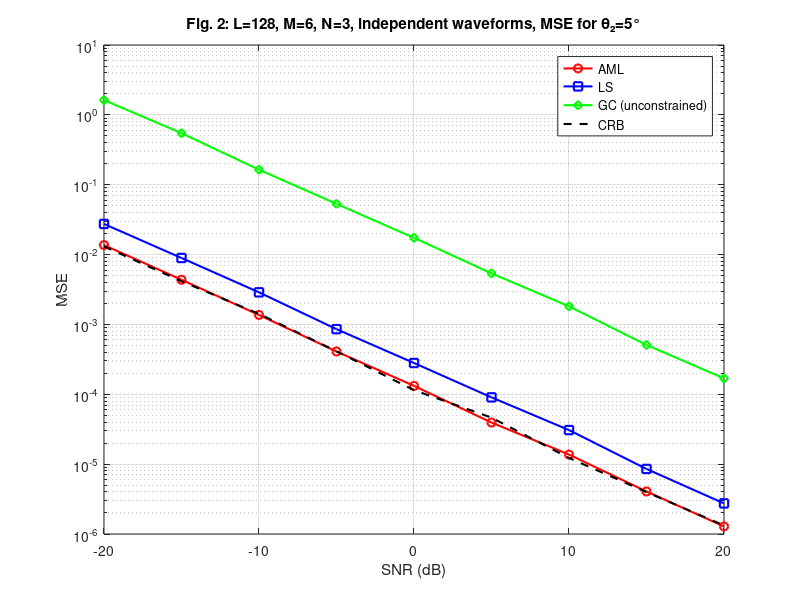

Recreate this plot in MATLAB.
% fig2.m: Fig. 2 in Xu, Stoica, Li 2006 (corrected)
% MSE vs SNR, L=128, M=6, N=3, independent waveforms
% Only show MSE for the signal arriving from theta2 = 5 deg.

clc;
clear all;
close all;


M = 6; 
N = 3; 
L = 128;
angles = [-10, 5, 10];
A = exp(1j * (0:M-1)' * (2*pi*0.5*sind(angles)));

beta_true = ones(N, 1);
B = diag(beta_true);

SNR_dB_vals = -20:5:20;
nMC = 500;

MSE_AML = zeros(size(SNR_dB_vals));
MSE_LS  = zeros(size(SNR_dB_vals));
MSE_GC  = zeros(size(SNR_dB_vals));
CRB_vals = zeros(size(SNR_dB_vals));

for sidx = 1:length(SNR_dB_vals)
    SNR = 10^(SNR_dB_vals(sidx)/10);
    Q_true = 1/SNR * 0.9.^(abs((0:M-1)-(0:M-1)')) .* exp(1j*((0:M-1)-(0:M-1)')*pi/2);
    mse_aml = 0; mse_ls = 0; mse_gc = 0;
    for mc = 1:nMC
        S = (randn(N, L) + 1j*randn(N, L))/sqrt(2);
        Z = (randn(M, L) + 1j*randn(M, L))/sqrt(2);
        noise = sqrtm(Q_true) * Z;
        X = A * B * S + noise;
        
        % AML
        Pi_S = S' * pinv(S*S') * S;
        T = X * (eye(L) - Pi_S) * X';
        if rcond(T) < 1e-12
            T = T + 1e-6*eye(M); 
        end
        beta_AML = pinv((A'/T*A) .* (S*S').') * diag(A'/T*X*S');
        mse_aml = mse_aml + abs(beta_AML(2) - beta_true(2))^2;
        
        % LS
        beta_LS = pinv((A'*A) .* (S*S').') * diag(A'*X*S');
        mse_ls = mse_ls + abs(beta_LS(2) - beta_true(2))^2;
        
        % GC
        B_GC = pinv(A) * X * pinv(S);
        mse_gc = mse_gc + abs(B_GC(2,2) - beta_true(2))^2;
    end
    MSE_AML(sidx) = mse_aml / nMC;
    MSE_LS(sidx)  = mse_ls / nMC;
    MSE_GC(sidx)  = mse_gc / nMC;
    
    CRB_matrix = inv((A'*pinv(Q_true)*A) .* (S*S').');
    CRB_vals(sidx) = real(CRB_matrix(2,2));
end

figure;
semilogy(SNR_dB_vals, MSE_AML, 'ro-', 'LineWidth', 1.5); hold on;
semilogy(SNR_dB_vals, MSE_LS,  'bs-', 'LineWidth', 1.5);
semilogy(SNR_dB_vals, MSE_GC,  'gd-', 'LineWidth', 1.5);
semilogy(SNR_dB_vals, CRB_vals, 'k--', 'LineWidth', 1.5);
xlabel('SNR (dB)');
ylabel('MSE');
legend('AML', 'LS', 'GC (unconstrained)', 'CRB', 'Location', 'best');
title('Fig. 2: L=128, M=6, N=3, independent waveforms, MSE for θ₂=5°');
grid on;
